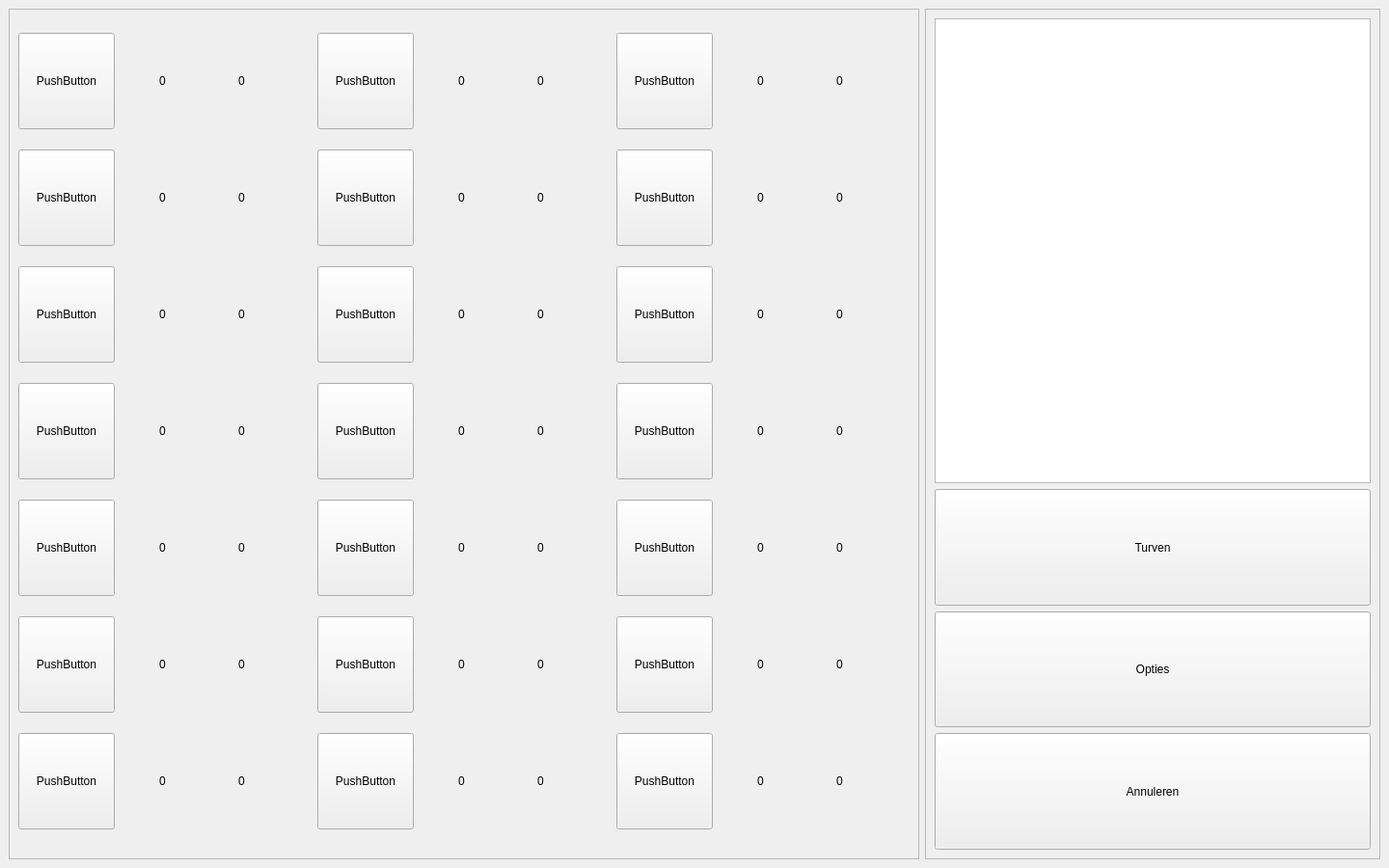
<?xml version="1.0" encoding="UTF-8"?>
<ui version="4.0">
 <class>MainWindow</class>
 <widget class="QMainWindow" name="MainWindow">
  <property name="geometry">
   <rect>
    <x>0</x>
    <y>0</y>
    <width>1440</width>
    <height>900</height>
   </rect>
  </property>
  <property name="windowTitle">
   <string>MainWindow</string>
  </property>
  <widget class="QWidget" name="centralwidget">
   <layout class="QGridLayout" name="gridLayout">
    <item row="1" column="2">
     <layout class="QHBoxLayout" name="horizontalLayout">
      <item>
       <widget class="QFrame" name="fLeft">
        <property name="sizePolicy">
         <sizepolicy hsizetype="Preferred" vsizetype="Preferred">
          <horstretch>2</horstretch>
          <verstretch>0</verstretch>
         </sizepolicy>
        </property>
        <property name="frameShape">
         <enum>QFrame::StyledPanel</enum>
        </property>
        <property name="frameShadow">
         <enum>QFrame::Raised</enum>
        </property>
        <layout class="QGridLayout" name="gridLayout_2">
         <item row="4" column="8">
          <widget class="QLabel" name="lTotalTallies12">
           <property name="text">
            <string>0</string>
           </property>
          </widget>
         </item>
         <item row="4" column="9">
          <widget class="QLabel" name="lCurrentTallies12">
           <property name="text">
            <string>0</string>
           </property>
          </widget>
         </item>
         <item row="1" column="6">
          <widget class="QPushButton" name="btMember9">
           <property name="minimumSize">
            <size>
             <width>100</width>
             <height>100</height>
            </size>
           </property>
           <property name="focusPolicy">
            <enum>Qt::NoFocus</enum>
           </property>
           <property name="text">
            <string>PushButton</string>
           </property>
          </widget>
         </item>
         <item row="4" column="0">
          <widget class="QPushButton" name="btMember5">
           <property name="minimumSize">
            <size>
             <width>100</width>
             <height>100</height>
            </size>
           </property>
           <property name="focusPolicy">
            <enum>Qt::NoFocus</enum>
           </property>
           <property name="text">
            <string>PushButton</string>
           </property>
          </widget>
         </item>
         <item row="2" column="0">
          <widget class="QPushButton" name="btMember3">
           <property name="minimumSize">
            <size>
             <width>100</width>
             <height>100</height>
            </size>
           </property>
           <property name="focusPolicy">
            <enum>Qt::NoFocus</enum>
           </property>
           <property name="text">
            <string>PushButton</string>
           </property>
          </widget>
         </item>
         <item row="6" column="2">
          <widget class="QLabel" name="lTotalTallies7">
           <property name="text">
            <string>0</string>
           </property>
          </widget>
         </item>
         <item row="6" column="3">
          <widget class="QLabel" name="lCurrentTallies7">
           <property name="text">
            <string>0</string>
           </property>
          </widget>
         </item>
         <item row="1" column="2">
          <widget class="QLabel" name="lTotalTallies2">
           <property name="text">
            <string>0</string>
           </property>
          </widget>
         </item>
         <item row="1" column="0">
          <widget class="QPushButton" name="btMember2">
           <property name="minimumSize">
            <size>
             <width>100</width>
             <height>100</height>
            </size>
           </property>
           <property name="focusPolicy">
            <enum>Qt::NoFocus</enum>
           </property>
           <property name="text">
            <string>PushButton</string>
           </property>
          </widget>
         </item>
         <item row="0" column="10">
          <widget class="QPushButton" name="btMember15">
           <property name="sizePolicy">
            <sizepolicy hsizetype="Fixed" vsizetype="Fixed">
             <horstretch>0</horstretch>
             <verstretch>0</verstretch>
            </sizepolicy>
           </property>
           <property name="minimumSize">
            <size>
             <width>100</width>
             <height>100</height>
            </size>
           </property>
           <property name="focusPolicy">
            <enum>Qt::NoFocus</enum>
           </property>
           <property name="text">
            <string>PushButton</string>
           </property>
          </widget>
         </item>
         <item row="5" column="0">
          <widget class="QPushButton" name="btMember6">
           <property name="minimumSize">
            <size>
             <width>100</width>
             <height>100</height>
            </size>
           </property>
           <property name="focusPolicy">
            <enum>Qt::NoFocus</enum>
           </property>
           <property name="text">
            <string>PushButton</string>
           </property>
          </widget>
         </item>
         <item row="0" column="7">
          <spacer name="horizontalSpacer_2">
           <property name="orientation">
            <enum>Qt::Horizontal</enum>
           </property>
           <property name="sizeType">
            <enum>QSizePolicy::Minimum</enum>
           </property>
           <property name="sizeHint" stdset="0">
            <size>
             <width>40</width>
             <height>20</height>
            </size>
           </property>
          </spacer>
         </item>
         <item row="0" column="0">
          <widget class="QPushButton" name="btMember1">
           <property name="sizePolicy">
            <sizepolicy hsizetype="Fixed" vsizetype="Fixed">
             <horstretch>0</horstretch>
             <verstretch>0</verstretch>
            </sizepolicy>
           </property>
           <property name="minimumSize">
            <size>
             <width>100</width>
             <height>100</height>
            </size>
           </property>
           <property name="focusPolicy">
            <enum>Qt::NoFocus</enum>
           </property>
           <property name="text">
            <string>PushButton</string>
           </property>
          </widget>
         </item>
         <item row="1" column="10">
          <widget class="QPushButton" name="btMember16">
           <property name="minimumSize">
            <size>
             <width>100</width>
             <height>100</height>
            </size>
           </property>
           <property name="focusPolicy">
            <enum>Qt::NoFocus</enum>
           </property>
           <property name="text">
            <string>PushButton</string>
           </property>
          </widget>
         </item>
         <item row="6" column="0">
          <widget class="QPushButton" name="btMember7">
           <property name="minimumSize">
            <size>
             <width>100</width>
             <height>100</height>
            </size>
           </property>
           <property name="focusPolicy">
            <enum>Qt::NoFocus</enum>
           </property>
           <property name="text">
            <string>PushButton</string>
           </property>
          </widget>
         </item>
         <item row="0" column="6">
          <widget class="QPushButton" name="btMember8">
           <property name="sizePolicy">
            <sizepolicy hsizetype="Fixed" vsizetype="Fixed">
             <horstretch>0</horstretch>
             <verstretch>0</verstretch>
            </sizepolicy>
           </property>
           <property name="minimumSize">
            <size>
             <width>100</width>
             <height>100</height>
            </size>
           </property>
           <property name="focusPolicy">
            <enum>Qt::NoFocus</enum>
           </property>
           <property name="text">
            <string>PushButton</string>
           </property>
          </widget>
         </item>
         <item row="5" column="6">
          <widget class="QPushButton" name="btMember13">
           <property name="minimumSize">
            <size>
             <width>100</width>
             <height>100</height>
            </size>
           </property>
           <property name="focusPolicy">
            <enum>Qt::NoFocus</enum>
           </property>
           <property name="text">
            <string>PushButton</string>
           </property>
          </widget>
         </item>
         <item row="2" column="12">
          <widget class="QLabel" name="lTotalTallies17">
           <property name="text">
            <string>0</string>
           </property>
          </widget>
         </item>
         <item row="2" column="13">
          <widget class="QLabel" name="lCurrentTallies17">
           <property name="text">
            <string>0</string>
           </property>
          </widget>
         </item>
         <item row="4" column="12">
          <widget class="QLabel" name="lTotalTallies19">
           <property name="text">
            <string>0</string>
           </property>
          </widget>
         </item>
         <item row="4" column="13">
          <widget class="QLabel" name="lCurrentTallies19">
           <property name="text">
            <string>0</string>
           </property>
          </widget>
         </item>
         <item row="1" column="13">
          <widget class="QLabel" name="lCurrentTallies16">
           <property name="text">
            <string>0</string>
           </property>
          </widget>
         </item>
         <item row="3" column="12">
          <widget class="QLabel" name="lTotalTallies18">
           <property name="text">
            <string>0</string>
           </property>
          </widget>
         </item>
         <item row="1" column="12">
          <widget class="QLabel" name="lTotalTallies16">
           <property name="text">
            <string>0</string>
           </property>
          </widget>
         </item>
         <item row="0" column="12">
          <widget class="QLabel" name="lTotalTallies15">
           <property name="text">
            <string>0</string>
           </property>
          </widget>
         </item>
         <item row="0" column="3">
          <widget class="QLabel" name="lCurrentTallies1">
           <property name="text">
            <string>0</string>
           </property>
          </widget>
         </item>
         <item row="0" column="9">
          <widget class="QLabel" name="lCurrentTallies8">
           <property name="text">
            <string>0</string>
           </property>
          </widget>
         </item>
         <item row="2" column="8">
          <widget class="QLabel" name="lTotalTallies10">
           <property name="text">
            <string>0</string>
           </property>
          </widget>
         </item>
         <item row="5" column="2">
          <widget class="QLabel" name="lTotalTallies6">
           <property name="text">
            <string>0</string>
           </property>
          </widget>
         </item>
         <item row="5" column="3">
          <widget class="QLabel" name="lCurrentTallies6">
           <property name="text">
            <string>0</string>
           </property>
          </widget>
         </item>
         <item row="4" column="2">
          <widget class="QLabel" name="lTotalTallies5">
           <property name="text">
            <string>0</string>
           </property>
          </widget>
         </item>
         <item row="6" column="6">
          <widget class="QPushButton" name="btMember14">
           <property name="minimumSize">
            <size>
             <width>100</width>
             <height>100</height>
            </size>
           </property>
           <property name="focusPolicy">
            <enum>Qt::NoFocus</enum>
           </property>
           <property name="text">
            <string>PushButton</string>
           </property>
          </widget>
         </item>
         <item row="3" column="9">
          <widget class="QLabel" name="lCurrentTallies11">
           <property name="text">
            <string>0</string>
           </property>
          </widget>
         </item>
         <item row="3" column="8">
          <widget class="QLabel" name="lTotalTallies11">
           <property name="text">
            <string>0</string>
           </property>
          </widget>
         </item>
         <item row="4" column="3">
          <widget class="QLabel" name="lCurrentTallies5">
           <property name="text">
            <string>0</string>
           </property>
          </widget>
         </item>
         <item row="5" column="8">
          <widget class="QLabel" name="lTotalTallies13">
           <property name="text">
            <string>0</string>
           </property>
          </widget>
         </item>
         <item row="5" column="9">
          <widget class="QLabel" name="lCurrentTallies13">
           <property name="text">
            <string>0</string>
           </property>
          </widget>
         </item>
         <item row="0" column="2">
          <widget class="QLabel" name="lTotalTallies1">
           <property name="text">
            <string>0</string>
           </property>
          </widget>
         </item>
         <item row="3" column="10">
          <widget class="QPushButton" name="btMember18">
           <property name="minimumSize">
            <size>
             <width>100</width>
             <height>100</height>
            </size>
           </property>
           <property name="focusPolicy">
            <enum>Qt::NoFocus</enum>
           </property>
           <property name="text">
            <string>PushButton</string>
           </property>
          </widget>
         </item>
         <item row="1" column="8">
          <widget class="QLabel" name="lTotalTallies9">
           <property name="text">
            <string>0</string>
           </property>
          </widget>
         </item>
         <item row="2" column="9">
          <widget class="QLabel" name="lCurrentTallies10">
           <property name="text">
            <string>0</string>
           </property>
          </widget>
         </item>
         <item row="2" column="10">
          <widget class="QPushButton" name="btMember17">
           <property name="minimumSize">
            <size>
             <width>100</width>
             <height>100</height>
            </size>
           </property>
           <property name="focusPolicy">
            <enum>Qt::NoFocus</enum>
           </property>
           <property name="text">
            <string>PushButton</string>
           </property>
          </widget>
         </item>
         <item row="3" column="2">
          <widget class="QLabel" name="lTotalTallies4">
           <property name="text">
            <string>0</string>
           </property>
          </widget>
         </item>
         <item row="2" column="2">
          <widget class="QLabel" name="lTotalTallies3">
           <property name="text">
            <string>0</string>
           </property>
          </widget>
         </item>
         <item row="2" column="3">
          <widget class="QLabel" name="lCurrentTallies3">
           <property name="text">
            <string>0</string>
           </property>
          </widget>
         </item>
         <item row="3" column="3">
          <widget class="QLabel" name="lCurrentTallies4">
           <property name="text">
            <string>0</string>
           </property>
          </widget>
         </item>
         <item row="3" column="0">
          <widget class="QPushButton" name="btMember4">
           <property name="minimumSize">
            <size>
             <width>100</width>
             <height>100</height>
            </size>
           </property>
           <property name="focusPolicy">
            <enum>Qt::NoFocus</enum>
           </property>
           <property name="text">
            <string>PushButton</string>
           </property>
          </widget>
         </item>
         <item row="5" column="10">
          <widget class="QPushButton" name="btMember20">
           <property name="minimumSize">
            <size>
             <width>100</width>
             <height>100</height>
            </size>
           </property>
           <property name="focusPolicy">
            <enum>Qt::NoFocus</enum>
           </property>
           <property name="text">
            <string>PushButton</string>
           </property>
          </widget>
         </item>
         <item row="6" column="10">
          <widget class="QPushButton" name="btMember21">
           <property name="minimumSize">
            <size>
             <width>100</width>
             <height>100</height>
            </size>
           </property>
           <property name="focusPolicy">
            <enum>Qt::NoFocus</enum>
           </property>
           <property name="text">
            <string>PushButton</string>
           </property>
          </widget>
         </item>
         <item row="4" column="10">
          <widget class="QPushButton" name="btMember19">
           <property name="minimumSize">
            <size>
             <width>100</width>
             <height>100</height>
            </size>
           </property>
           <property name="focusPolicy">
            <enum>Qt::NoFocus</enum>
           </property>
           <property name="text">
            <string>PushButton</string>
           </property>
          </widget>
         </item>
         <item row="0" column="8">
          <widget class="QLabel" name="lTotalTallies8">
           <property name="text">
            <string>0</string>
           </property>
          </widget>
         </item>
         <item row="1" column="9">
          <widget class="QLabel" name="lCurrentTallies9">
           <property name="text">
            <string>0</string>
           </property>
          </widget>
         </item>
         <item row="2" column="6">
          <widget class="QPushButton" name="btMember10">
           <property name="minimumSize">
            <size>
             <width>100</width>
             <height>100</height>
            </size>
           </property>
           <property name="focusPolicy">
            <enum>Qt::NoFocus</enum>
           </property>
           <property name="text">
            <string>PushButton</string>
           </property>
          </widget>
         </item>
         <item row="3" column="6">
          <widget class="QPushButton" name="btMember11">
           <property name="minimumSize">
            <size>
             <width>100</width>
             <height>100</height>
            </size>
           </property>
           <property name="focusPolicy">
            <enum>Qt::NoFocus</enum>
           </property>
           <property name="text">
            <string>PushButton</string>
           </property>
          </widget>
         </item>
         <item row="6" column="9">
          <widget class="QLabel" name="lCurrentTallies14">
           <property name="text">
            <string>0</string>
           </property>
          </widget>
         </item>
         <item row="6" column="8">
          <widget class="QLabel" name="lTotalTallies14">
           <property name="text">
            <string>0</string>
           </property>
          </widget>
         </item>
         <item row="1" column="3">
          <widget class="QLabel" name="lCurrentTallies2">
           <property name="text">
            <string>0</string>
           </property>
          </widget>
         </item>
         <item row="4" column="6">
          <widget class="QPushButton" name="btMember12">
           <property name="minimumSize">
            <size>
             <width>100</width>
             <height>100</height>
            </size>
           </property>
           <property name="focusPolicy">
            <enum>Qt::NoFocus</enum>
           </property>
           <property name="text">
            <string>PushButton</string>
           </property>
          </widget>
         </item>
         <item row="0" column="13">
          <widget class="QLabel" name="lCurrentTallies15">
           <property name="text">
            <string>0</string>
           </property>
          </widget>
         </item>
         <item row="5" column="12">
          <widget class="QLabel" name="lTotalTallies20">
           <property name="text">
            <string>0</string>
           </property>
          </widget>
         </item>
         <item row="5" column="13">
          <widget class="QLabel" name="lCurrentTallies20">
           <property name="text">
            <string>0</string>
           </property>
          </widget>
         </item>
         <item row="3" column="13">
          <widget class="QLabel" name="lCurrentTallies18">
           <property name="text">
            <string>0</string>
           </property>
          </widget>
         </item>
         <item row="6" column="12">
          <widget class="QLabel" name="lTotalTallies21">
           <property name="text">
            <string>0</string>
           </property>
          </widget>
         </item>
         <item row="6" column="13">
          <widget class="QLabel" name="lCurrentTallies21">
           <property name="text">
            <string>0</string>
           </property>
          </widget>
         </item>
         <item row="0" column="1">
          <spacer name="horizontalSpacer">
           <property name="orientation">
            <enum>Qt::Horizontal</enum>
           </property>
           <property name="sizeType">
            <enum>QSizePolicy::Minimum</enum>
           </property>
           <property name="sizeHint" stdset="0">
            <size>
             <width>40</width>
             <height>20</height>
            </size>
           </property>
          </spacer>
         </item>
         <item row="0" column="11">
          <spacer name="horizontalSpacer_3">
           <property name="orientation">
            <enum>Qt::Horizontal</enum>
           </property>
           <property name="sizeType">
            <enum>QSizePolicy::Minimum</enum>
           </property>
           <property name="sizeHint" stdset="0">
            <size>
             <width>40</width>
             <height>20</height>
            </size>
           </property>
          </spacer>
         </item>
        </layout>
       </widget>
      </item>
      <item>
       <widget class="QFrame" name="fRight">
        <property name="sizePolicy">
         <sizepolicy hsizetype="Preferred" vsizetype="Preferred">
          <horstretch>1</horstretch>
          <verstretch>0</verstretch>
         </sizepolicy>
        </property>
        <property name="frameShape">
         <enum>QFrame::StyledPanel</enum>
        </property>
        <property name="frameShadow">
         <enum>QFrame::Raised</enum>
        </property>
        <layout class="QVBoxLayout" name="verticalLayout">
         <item>
          <widget class="QTextBrowser" name="tLog">
           <property name="sizePolicy">
            <sizepolicy hsizetype="Expanding" vsizetype="Expanding">
             <horstretch>0</horstretch>
             <verstretch>4</verstretch>
            </sizepolicy>
           </property>
           <property name="focusPolicy">
            <enum>Qt::NoFocus</enum>
           </property>
          </widget>
         </item>
         <item>
          <widget class="QPushButton" name="btConfirm">
           <property name="sizePolicy">
            <sizepolicy hsizetype="Minimum" vsizetype="Preferred">
             <horstretch>0</horstretch>
             <verstretch>1</verstretch>
            </sizepolicy>
           </property>
           <property name="focusPolicy">
            <enum>Qt::NoFocus</enum>
           </property>
           <property name="text">
            <string>Turven</string>
           </property>
          </widget>
         </item>
         <item>
          <widget class="QPushButton" name="btMenu">
           <property name="sizePolicy">
            <sizepolicy hsizetype="Minimum" vsizetype="Preferred">
             <horstretch>0</horstretch>
             <verstretch>1</verstretch>
            </sizepolicy>
           </property>
           <property name="focusPolicy">
            <enum>Qt::NoFocus</enum>
           </property>
           <property name="text">
            <string>Opties</string>
           </property>
          </widget>
         </item>
         <item>
          <widget class="QPushButton" name="btCancel">
           <property name="sizePolicy">
            <sizepolicy hsizetype="Minimum" vsizetype="Preferred">
             <horstretch>0</horstretch>
             <verstretch>1</verstretch>
            </sizepolicy>
           </property>
           <property name="focusPolicy">
            <enum>Qt::NoFocus</enum>
           </property>
           <property name="text">
            <string>Annuleren</string>
           </property>
          </widget>
         </item>
        </layout>
       </widget>
      </item>
     </layout>
    </item>
   </layout>
  </widget>
 </widget>
 <resources/>
 <connections/>
</ui>
